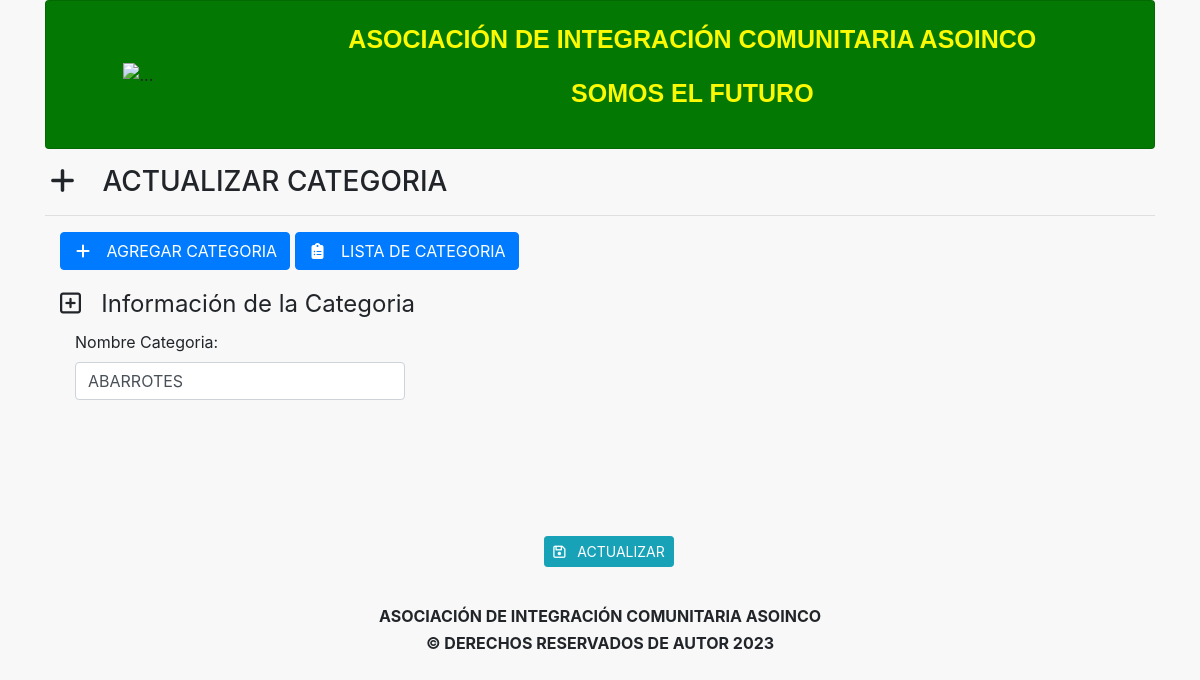
The app's page /?c=Categorias&a=actualizarCategorias&categoria_codigo=1 (signed in), older data.
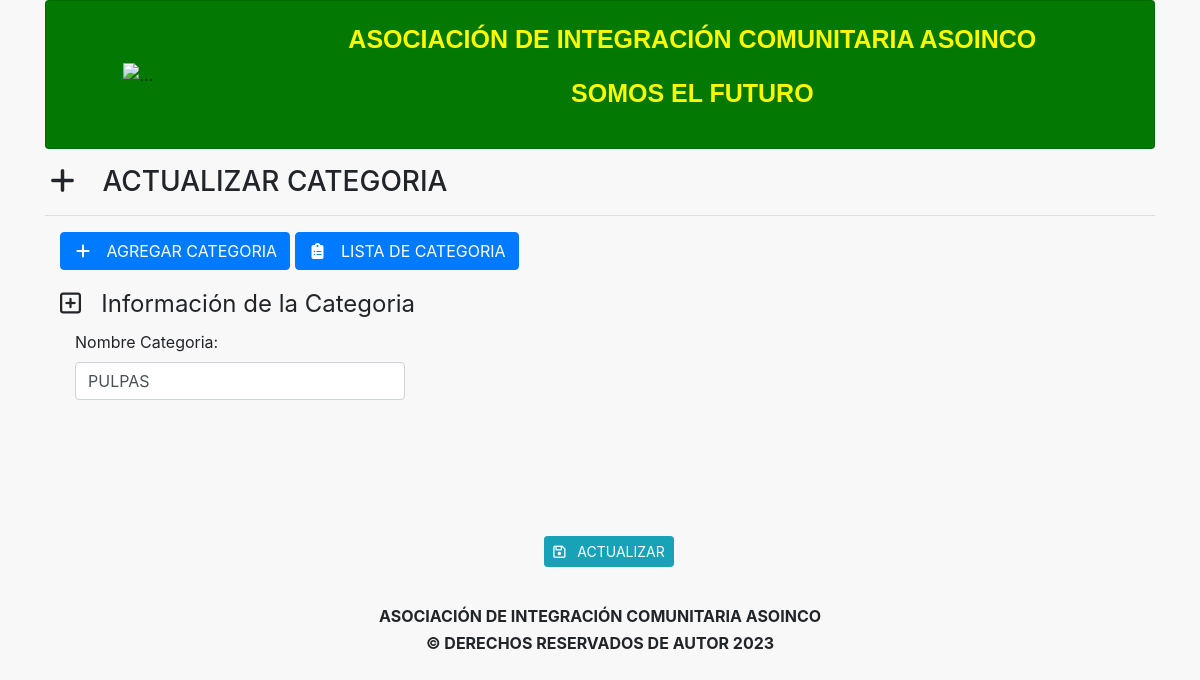
The same page, newer data.
### tables this page shows
CREATE TABLE `categorias` (
  `categoria_codigo` int(11) NOT NULL,
  `usuario_codigo` int(11) NOT NULL,
  `nombre_categoria` varchar(150) NOT NULL
);

### models/Database.php (called while the page is built)
<?php
    class DataBase{
        public static function connection(){
            $hostname = "localhost";
            $port = "3306";
            $database = "prueba";
            $username = "root";
            $password = "";
			$pdo = new PDO("mysql:host=$hostname;port=$port;dbname=$database;charset=utf8",$username,$password);
			$pdo->setAttribute(PDO::ATTR_ERRMODE, PDO::ERRMODE_EXCEPTION);
			return $pdo;
		}
	}
?>

### models/Categoria.php (called while the page is built, shortened)
<?php
    class Categoria{
        private $dbh;
        protected $nombre_categoria;
        public function __construct(){
            try {
                $this->dbh = DataBase::connection();
                $a = func_get_args();
                $i = func_num_args();
                if (method_exists($this, $f = '__construct' . $i)) {
                    call_user_func_array(array($this, $f), $a);
                }
            } catch (Exception $e) {
                die($e->getMessage());
            }
        }
        public function __construct3($categoria_codigo, $usuario_codigo,$nombre_categoria){
            $this->nombre_categoria = $nombre_categoria;
        }
        public function getnombre_categoria(){
            return $this->nombre_categoria;
        }
        public function obtenerCategoriaPorId($categoria_codigo){
            try {
                $sql = "SELECT * FROM CATEGORIAS WHERE categoria_codigo = :categoria_codigo";
                $stmt = $this->dbh->prepare($sql);
                $stmt->bindValue('categoria_codigo', $categoria_codigo);
                $stmt->execute();
                $categoria = $stmt->fetch();
                $categoria = new Categoria(
                    $categoria['categoria_codigo'],
                    $categoria['usuario_codigo'],
                    $categoria['nombre_categoria']
                );
                return $categoria;
            } catch (Exception $e) {
                die($e->getMessage());
            }
        }
    }
?>

### views/modules/actualizar_categoria/actualizar_categoria.view.php (the view, shortened to what this page needs)
<div class="full-box page-header">
    <h3 class="text-left">
        <i class="fas fa-plus fa-fw"></i> &nbsp; ACTUALIZAR CATEGORIA
        <hr>
    </h3>
</div>
<div class="container-fluid">
    <ul class="full-box list-unstyled page-nav-tabs">
        <li>
            <a class="btn btn-primary" href="?c=Categorias&a=registrarCategorias"><i class="fas fa-plus fa-fw"></i> &nbsp; AGREGAR
            CATEGORIA</a>
            <a class="btn btn-primary" href="?c=Categorias&a=consultarCategoria"><i class="fas fa-clipboard-list fa-fw"></i> &nbsp; LISTA DE
            CATEGORIA</a>
        </li>
    </ul>
</div>
<div class="container-fluid">
    <form action="" method="post" class="form-neon" autocomplete="off">
        <fieldset>
            <legend><i class="far fa-plus-square"></i> &nbsp; Información de la Categoria</legend>
            <div class="container-fluid">
                <div class="row">
                    <div class="col-12 col-md-4">
                        <div class="form-group">
                            <label for="item_nombre" class="bmd-label-floating">Nombre Categoria:</label>
                            <input type="text" pattern="[a-zA-záéíóúÁÉÍÓÚñÑ0-9 ]{1,140}" class="form-control"
                                name="nombre_categoria" id="usuario_codigo" maxlength="140"
                                value="<?php echo $categoria->getnombre_categoria() ?>" required>
                        </div>
                        <div class="form-group">
                        </div>
                        <div class="form-group">
                        </div>
                    </div>
                </div>
            </div>
        </fieldset>
        <p class="text-center" style="margin-top: 40px;">
            <button type="submit" class="btn btn-raised btn-info btn-sm"><i class="far fa-save"></i> &nbsp;
                ACTUALIZAR</button>
        </p>
    </form>
</div>

Row changes from the older to the newer data that the page shows:
changed categorias: nombre_categoria "ABARROTES" → "PULPAS"
